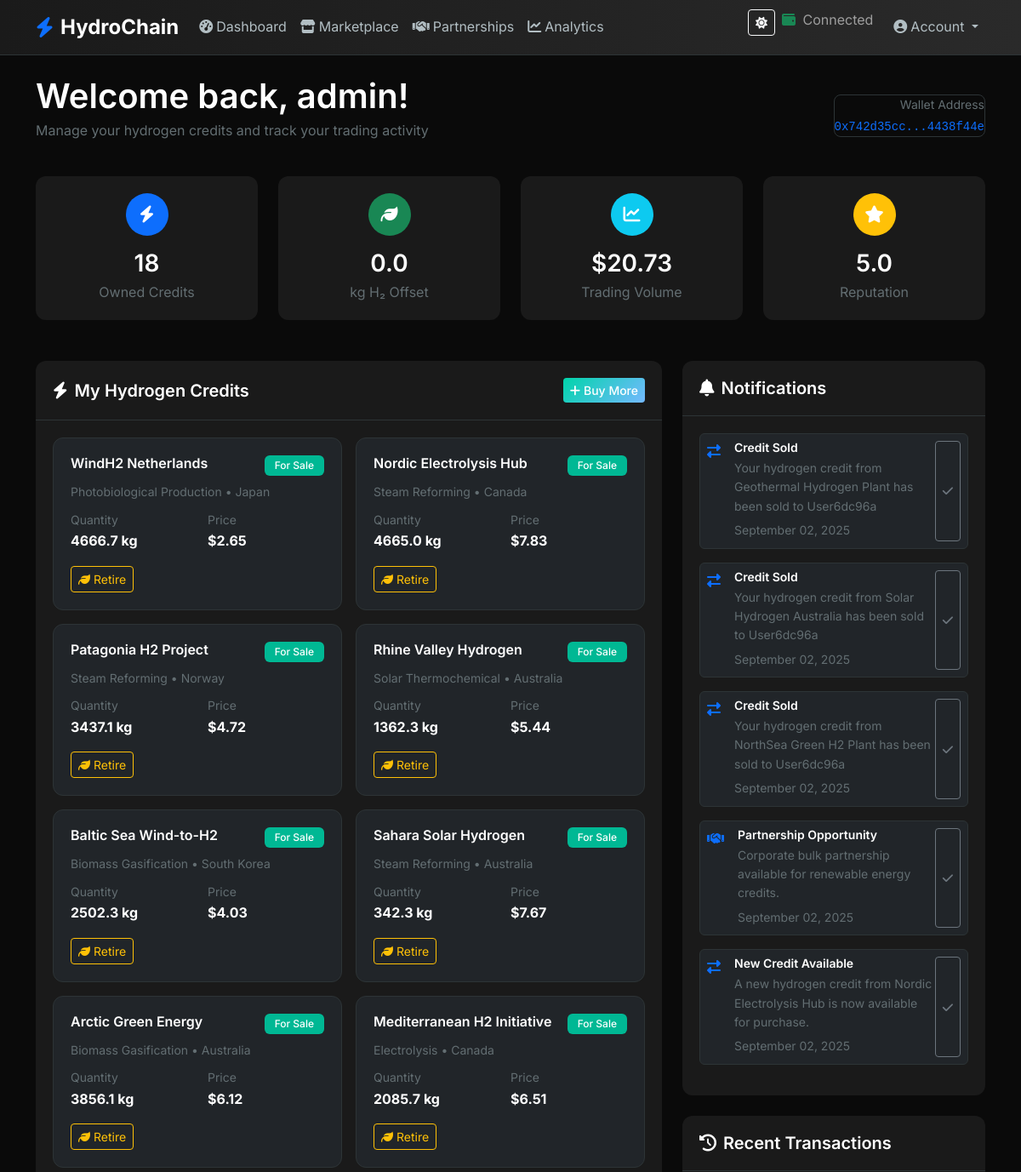
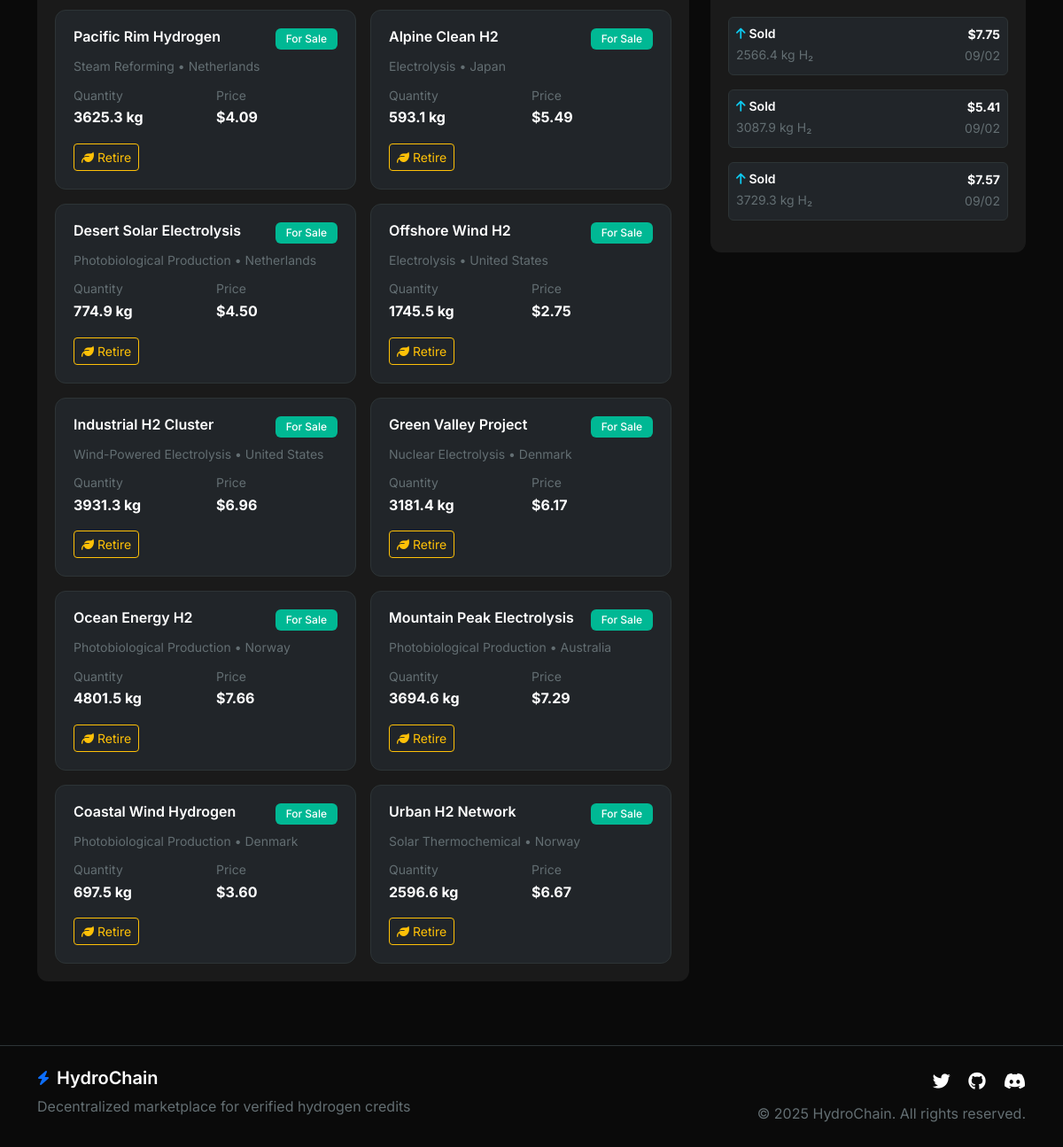
The app's page /dashboard (signed in) with its own data (2 pictures, top to bottom).
### models.py (models this page shows, shortened)
class User(db.Model):
    id = db.Column(db.Integer, primary_key=True)
    username = db.Column(db.String(50), nullable=False)
    wallet_address = db.Column(db.String(42), unique=True, nullable=False)
    email = db.Column(db.String(120), unique=True, nullable=True)
    company_name = db.Column(db.String(100), nullable=True)
    is_verified = db.Column(db.Boolean, default=False)
    is_partner = db.Column(db.Boolean, default=False)
    verification_level = db.Column(db.String(20), default='basic')  # basic, verified, premium, enterprise
    registration_date = db.Column(db.DateTime, default=datetime.now)
    total_offsets = db.Column(db.Float, default=0.0)  # Total hydrogen offset in kg
    trading_volume = db.Column(db.Float, default=0.0)
    reputation_score = db.Column(db.Float, default=5.0)
    hydrogen_credits = db.relationship('HydrogenCredit', backref='owner', lazy=True, foreign_keys='HydrogenCredit.owner_id')
    purchases = db.relationship('Transaction', backref='buyer', lazy=True, foreign_keys='Transaction.buyer_id')
    sales = db.relationship('Transaction', backref='seller', lazy=True, foreign_keys='Transaction.seller_id')
    partnerships = db.relationship('PartnershipCredit', backref='partner', lazy=True, foreign_keys='PartnershipCredit.partner_id')
    bids = db.relationship('TradingBid', backref='bidder', lazy=True, foreign_keys='TradingBid.user_id')
    notifications = db.relationship('Notification', backref='user', lazy=True)

class HydrogenCredit(db.Model):
    id = db.Column(db.Integer, primary_key=True)
    token_id = db.Column(db.Integer, nullable=False)  # Blockchain token ID
    project_name = db.Column(db.String(100), nullable=False)
    quantity = db.Column(db.Float, nullable=False)  # Amount in kg of H2
    price = db.Column(db.Float, nullable=False)  # Price per credit in USD
    min_bid_price = db.Column(db.Float, nullable=True)  # Minimum acceptable bid
    vintage_year = db.Column(db.Integer, nullable=False)  # Year the credit was generated
    certification = db.Column(db.String(50), nullable=False)  # e.g., Green Hydrogen Standard
    certification_level = db.Column(db.String(20), default='standard')  # standard, premium, verified, certified
    project_type = db.Column(db.String(50), nullable=False)  # e.g., Electrolysis, Steam Reforming
    project_country = db.Column(db.String(50), nullable=True)
    project_region = db.Column(db.String(100), nullable=True)
    environmental_impact = db.Column(db.Float, nullable=True)  # CO2 reduction in tons
    verification_documents = db.Column(db.Text, nullable=True)  # JSON array of document URLs
    quality_rating = db.Column(db.Float, default=3.0)  # 1-5 star rating
    is_for_sale = db.Column(db.Boolean, default=False)
    is_retired = db.Column(db.Boolean, default=False)
    is_partnership = db.Column(db.Boolean, default=False)
    issue_date = db.Column(db.DateTime, default=datetime.now)
    retirement_date = db.Column(db.DateTime, nullable=True)
    expiry_date = db.Column(db.DateTime, nullable=True)
    owner_id = db.Column(db.Integer, db.ForeignKey('user.id'), nullable=False)
    transactions = db.relationship('Transaction', backref='credit', lazy=True)
    certifications = db.relationship('CreditCertification', backref='credit', lazy=True)
    bids = db.relationship('TradingBid', backref='credit', lazy=True)

class Notification(db.Model):
    id = db.Column(db.Integer, primary_key=True)
    user_id = db.Column(db.Integer, db.ForeignKey('user.id'), nullable=False)
    title = db.Column(db.String(100), nullable=False)
    message = db.Column(db.Text, nullable=False)
    notification_type = db.Column(db.String(30), nullable=False)  # trade, bid, partnership, system
    priority = db.Column(db.String(10), default='normal')  # low, normal, high, urgent
    is_read = db.Column(db.Boolean, default=False)
    created_at = db.Column(db.DateTime, default=datetime.now)
    action_url = db.Column(db.String(200), nullable=True)
    extra_data = db.Column(db.Text, nullable=True)  # JSON data

class Transaction(db.Model):
    id = db.Column(db.Integer, primary_key=True)
    credit_id = db.Column(db.Integer, db.ForeignKey('hydrogen_credit.id'), nullable=False)
    buyer_id = db.Column(db.Integer, db.ForeignKey('user.id'), nullable=False)
    seller_id = db.Column(db.Integer, db.ForeignKey('user.id'), nullable=False)
    price = db.Column(db.Float, nullable=False)  # Transaction price in USD
    quantity = db.Column(db.Float, nullable=False)  # Amount in kg of H2
    transaction_type = db.Column(db.String(20), default='direct')  # direct, bid, partnership
    fees = db.Column(db.Float, default=0.0)  # Platform fees
    timestamp = db.Column(db.DateTime, default=datetime.now)
    status = db.Column(db.String(20), default='pending')  # pending, completed, failed, cancelled
    tx_hash = db.Column(db.String(66), nullable=True)  # Blockchain transaction hash
    notes = db.Column(db.Text, nullable=True)

### app.py (the view)
@app.route('/dashboard')
def dashboard():
    if 'user_id' not in session:
        flash('Please login first', 'error')
        return redirect(url_for('login'))
    user_id = session['user_id']
    user = User.query.get(user_id)
    owned_credits = HydrogenCredit.query.filter_by(owner_id=user_id).all()
    transactions = Transaction.query.filter(
        (Transaction.buyer_id == user_id) | (Transaction.seller_id == user_id)
    ).order_by(Transaction.timestamp.desc()).limit(10).all()
    notifications = Notification.query.filter_by(user_id=user_id, is_read=False).order_by(Notification.created_at.desc()).limit(5).all()
    return render_template('dashboard.html',
                          user=user,
                          owned_credits=owned_credits,
                          transactions=transactions,
                          notifications=notifications)

### templates/dashboard.html (shortened to what this page needs)
{% extends "base.html" %}
{% block content %}
<div class="container mt-4">
    <div class="row mb-4">
        <div class="col-12">
            <div class="d-flex justify-content-between align-items-center">
                <div>
                    <h1 class="text-light mb-1">Welcome back, {{ user.username }}!</h1>
                    <p class="text-muted">Manage your hydrogen credits and track your trading activity</p>
                </div>
                <div class="text-end">
                    <div class="wallet-info">
                        <small class="text-muted d-block">Wallet Address</small>
                        <code class="text-primary">{{ user.wallet_address[:10] }}...{{ user.wallet_address[-8:] }}</code>
                    </div>
                </div>
            </div>
        </div>
    </div>
    <div class="row g-4 mb-5">
        <div class="col-md-3">
            <div class="card bg-dark-secondary border-0 h-100">
                <div class="card-body text-center">
                    <div class="stat-icon bg-primary rounded-circle mx-auto mb-3">
                        <i class="fas fa-bolt text-white"></i>
                    </div>
                    <h3 class="text-light mb-1">{{ owned_credits|length }}</h3>
                    <p class="text-muted mb-0">Owned Credits</p>
                </div>
            </div>
        </div>
        <div class="col-md-3">
            <div class="card bg-dark-secondary border-0 h-100">
                <div class="card-body text-center">
                    <div class="stat-icon bg-success rounded-circle mx-auto mb-3">
                        <i class="fas fa-leaf text-white"></i>
                    </div>
                    <h3 class="text-light mb-1">{{ "%.1f"|format(user.total_offsets) }}</h3>
                    <p class="text-muted mb-0">kg H₂ Offset</p>
                </div>
            </div>
        </div>
        <div class="col-md-3">
            <div class="card bg-dark-secondary border-0 h-100">
                <div class="card-body text-center">
                    <div class="stat-icon bg-info rounded-circle mx-auto mb-3">
                        <i class="fas fa-chart-line text-white"></i>
                    </div>
                    <h3 class="text-light mb-1">${{ "%.2f"|format(user.trading_volume) }}</h3>
                    <p class="text-muted mb-0">Trading Volume</p>
                </div>
            </div>
        </div>
        <div class="col-md-3">
            <div class="card bg-dark-secondary border-0 h-100">
                <div class="card-body text-center">
                    <div class="stat-icon bg-warning rounded-circle mx-auto mb-3">
                        <i class="fas fa-star text-white"></i>
                    </div>
                    <h3 class="text-light mb-1">{{ "%.1f"|format(user.reputation_score) }}</h3>
                    <p class="text-muted mb-0">Reputation</p>
                </div>
            </div>
        </div>
    </div>
    <div class="row">
        <div class="col-lg-8">
            <div class="card bg-dark-secondary border-0 mb-4">
                <div class="card-header bg-transparent border-secondary">
                    <div class="d-flex justify-content-between align-items-center">
                        <h5 class="text-light mb-0">
                            <i class="fas fa-bolt me-2"></i>My Hydrogen Credits
                        </h5>
                        <a href="{{ url_for('marketplace') }}" class="btn btn-primary btn-sm">
                            <i class="fas fa-plus me-1"></i>Buy More
                        </a>
                    </div>
                </div>
                <div class="card-body">
                    {% if owned_credits %}
                        <div class="row g-3">
                            {% for credit in owned_credits %}
                            <div class="col-md-6">
                                <div class="card bg-dark border-secondary h-100">
                                    <div class="card-body">
                                        <div class="d-flex justify-content-between align-items-start mb-2">
                                            <h6 class="text-light mb-0">{{ credit.project_name }}</h6>
                                            {% if credit.is_retired %}
                                                <span class="badge bg-secondary">Retired</span>
                                            {% elif credit.is_for_sale %}
                                                <span class="badge bg-success">For Sale</span>
                                            {% else %}
                                                <span class="badge bg-primary">Owned</span>
                                            {% endif %}
                                        </div>
                                        <p class="text-muted small mb-2">{{ credit.project_type }} • {{ credit.project_country }}</p>
                                        <div class="row">
                                            <div class="col-6">
                                                <small class="text-muted">Quantity</small>
                                                <div class="text-light fw-bold">{{ "%.1f"|format(credit.quantity) }} kg</div>
                                            </div>
                                            <div class="col-6">
                                                <small class="text-muted">Price</small>
                                                <div class="text-light fw-bold">${{ "%.2f"|format(credit.price) }}</div>
                                            </div>
                                        </div>
                                        <div class="mt-3">
                                            {% if not credit.is_retired %}
                                                <button class="btn btn-outline-warning btn-sm"
                                                        onclick="retireCredit({{ credit.id }})">
                                                    <i class="fas fa-leaf me-1"></i>Retire
                                                </button>
                                            {% endif %}
                                        </div>
                                    </div>
                                </div>
                            </div>
                            {% endfor %}
                        </div>
                    {% endif %}
                </div>
            </div>
        </div>
        <div class="col-lg-4">
            <div class="card bg-dark-secondary border-0 mb-4">
                <div class="card-header bg-transparent border-secondary">
                    <h5 class="text-light mb-0">
                        <i class="fas fa-bell me-2"></i>Notifications
                    </h5>
                </div>
                <div class="card-body">
                    {% if notifications %}
                        {% for notification in notifications %}
                        <div class="notification-item d-flex mb-3 p-2 rounded bg-dark">
                            <div class="flex-shrink-0 me-3">
                                <i class="fas fa-{{ 'handshake' if notification.notification_type == 'partnership' else 'exchange-alt' if notification.notification_type == 'trade' else 'info-circle' }} text-primary"></i>
                            </div>
                            <div class="flex-grow-1">
                                <h6 class="text-light mb-1 small">{{ notification.title }}</h6>
                                <p class="text-muted small mb-1">{{ notification.message }}</p>
                                <small class="text-muted">{{ notification.created_at.strftime('%B %d, %Y') }}</small>
                            </div>
                            <button class="btn btn-sm btn-outline-secondary"
                                    onclick="markNotificationRead({{ notification.id }})">
                                <i class="fas fa-check"></i>
                            </button>
                        </div>
                        {% endfor %}
                    {% else %}
                        <div class="text-center py-3">
                            <i class="fas fa-bell-slash text-muted fa-2x mb-2"></i>
                            <p class="text-muted mb-0">No new notifications</p>
                        </div>
                    {% endif %}
                </div>
            </div>
            <div class="card bg-dark-secondary border-0">
                <div class="card-header bg-transparent border-secondary">
                    <h5 class="text-light mb-0">
                        <i class="fas fa-history me-2"></i>Recent Transactions
                    </h5>
                </div>
                <div class="card-body">
                    {% if transactions %}
                        {% for transaction in transactions[:5] %}
                        <div class="transaction-item d-flex justify-content-between align-items-center mb-3 p-2 rounded bg-dark">
                            <div>
                                <h6 class="text-light mb-1 small">
                                    {% if transaction.buyer_id == user.id %}
                                        <i class="fas fa-arrow-down text-success me-1"></i>Purchased
                                    {% else %}
                                        <i class="fas fa-arrow-up text-info me-1"></i>Sold
                                    {% endif %}
                                </h6>
                                <p class="text-muted small mb-0">{{ "%.1f"|format(transaction.quantity) }} kg H₂</p>
                            </div>
                            <div class="text-end">
                                <div class="text-light small fw-bold">${{ "%.2f"|format(transaction.price) }}</div>
                                <small class="text-muted">{{ transaction.timestamp.strftime('%m/%d') }}</small>
                            </div>
                        </div>
                        {% endfor %}
                    {% else %}
                        <div class="text-center py-3">
                            <i class="fas fa-history text-muted fa-2x mb-2"></i>
                            <p class="text-muted mb-0">No transactions yet</p>
                        </div>
                    {% endif %}
                </div>
            </div>
        </div>
    </div>
</div>
{% endblock %}

### records on screen
User: username "admin", wallet_address "0x742d35cc", wallet_address "4438f44e", total_offsets "0.0", trading_volume "20.73", reputation_score "5.0"
HydrogenCredit: project_name "WindH2 Netherlands", is_retired "For Sale", project_type "Photobiological Production", project_country "Japan", quantity "4666.7", price "2.65"
HydrogenCredit: project_name "Nordic Electrolysis Hub", is_retired "For Sale", project_type "Steam Reforming", project_country "Canada", quantity "4665.0", price "7.83"
HydrogenCredit: project_name "Patagonia H2 Project", is_retired "For Sale", project_type "Steam Reforming", project_country "Norway", quantity "3437.1", price "4.72"
HydrogenCredit: project_name "Rhine Valley Hydrogen", is_retired "For Sale", project_type "Solar Thermochemical", project_country "Australia", quantity "1362.3", price "5.44"
HydrogenCredit: project_name "Baltic Sea Wind-to-H2", is_retired "For Sale", project_type "Biomass Gasification", project_country "South Korea", quantity "2502.3", price "4.03"
HydrogenCredit: project_name "Sahara Solar Hydrogen", is_retired "For Sale", project_type "Steam Reforming", project_country "Australia", quantity "342.3", price "7.67"
HydrogenCredit: project_name "Arctic Green Energy", is_retired "For Sale", project_type "Biomass Gasification", project_country "Australia", quantity "3856.1", price "6.12"
HydrogenCredit: project_name "Mediterranean H2 Initiative", is_retired "For Sale", project_type "Electrolysis", project_country "Canada", quantity "2085.7", price "6.51"
HydrogenCredit: project_name "Pacific Rim Hydrogen", is_retired "For Sale", project_type "Steam Reforming", project_country "Netherlands", quantity "3625.3", price "4.09"
HydrogenCredit: project_name "Alpine Clean H2", is_retired "For Sale", project_type "Electrolysis", project_country "Japan", quantity "593.1", price "5.49"
HydrogenCredit: project_name "Desert Solar Electrolysis", is_retired "For Sale", project_type "Photobiological Production", project_country "Netherlands", quantity "774.9", price "4.50"
HydrogenCredit: project_name "Offshore Wind H2", is_retired "For Sale", project_type "Electrolysis", project_country "United States", quantity "1745.5", price "2.75"
HydrogenCredit: project_name "Industrial H2 Cluster", is_retired "For Sale", project_type "Wind-Powered Electrolysis", project_country "United States", quantity "3931.3", price "6.96"
HydrogenCredit: project_name "Green Valley Project", is_retired "For Sale", project_type "Nuclear Electrolysis", project_country "Denmark", quantity "3181.4", price "6.17"
HydrogenCredit: project_name "Ocean Energy H2", is_retired "For Sale", project_type "Photobiological Production", project_country "Norway", quantity "4801.5", price "7.66"
HydrogenCredit: project_name "Mountain Peak Electrolysis", is_retired "For Sale", project_type "Photobiological Production", project_country "Australia", quantity "3694.6", price "7.29"
HydrogenCredit: project_name "Coastal Wind Hydrogen", is_retired "For Sale", project_type "Photobiological Production", project_country "Denmark", quantity "697.5", price "3.60"
HydrogenCredit: project_name "Urban H2 Network", is_retired "For Sale", project_type "Solar Thermochemical", project_country "Norway", quantity "2596.6", price "6.67"
Notification: title "Credit Sold", message "Your hydrogen credit from Geothermal Hydrogen Plant has been sold to User6dc96a", created_at "September 02, 2025"
Notification: title "Credit Sold", message "Your hydrogen credit from Solar Hydrogen Australia has been sold to User6dc96a", created_at "September 02, 2025"
Notification: title "Credit Sold", message "Your hydrogen credit from NorthSea Green H2 Plant has been sold to User6dc96a", created_at "September 02, 2025"
Notification: title "Partnership Opportunity", message "Corporate bulk partnership available for renewable energy credits.", created_at "September 02, 2025"
Notification: title "New Credit Available", message "A new hydrogen credit from Nordic Electrolysis Hub is now available for purchase.", created_at "September 02, 2025"
Transaction: shows "Sold", quantity "2566.4", price "7.75"
Transaction: shows "Sold", quantity "3087.9", price "5.41"
Transaction: shows "Sold", quantity "3729.3", price "7.57"

### other values on screen
{{ owned_credits|length }} "18"
